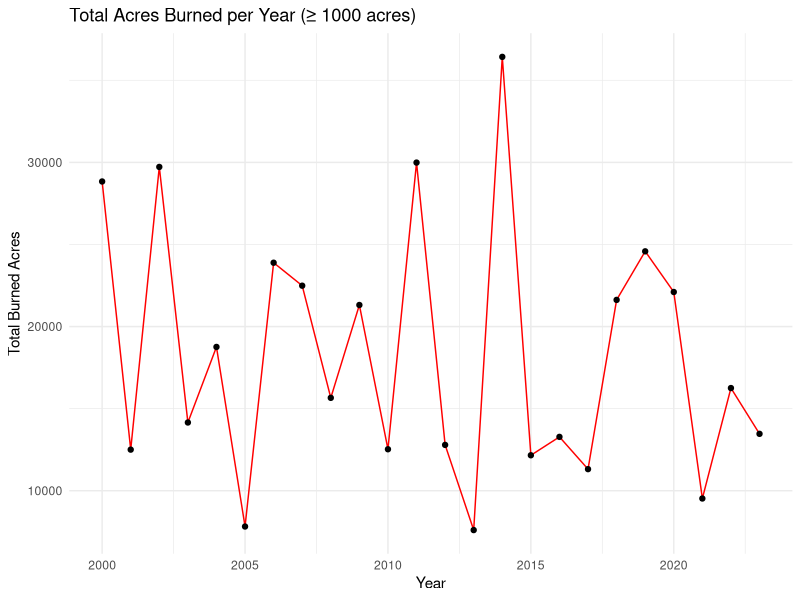
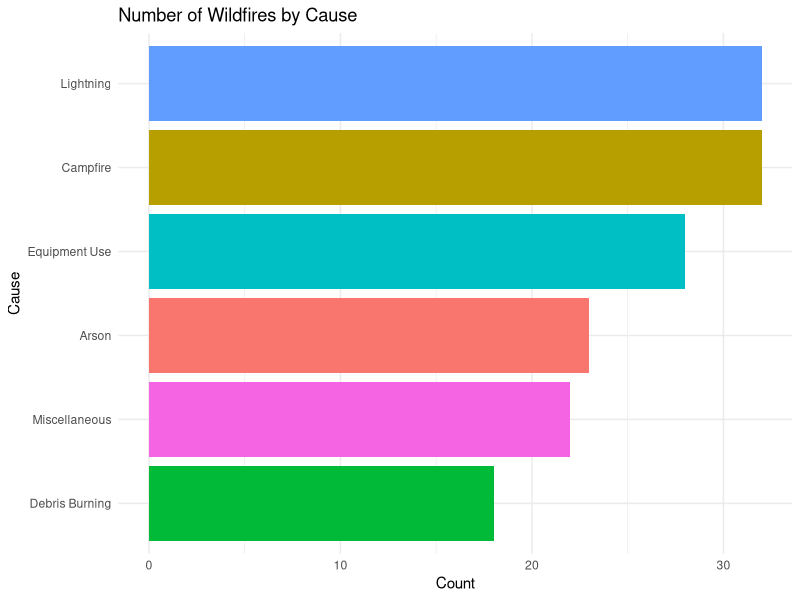
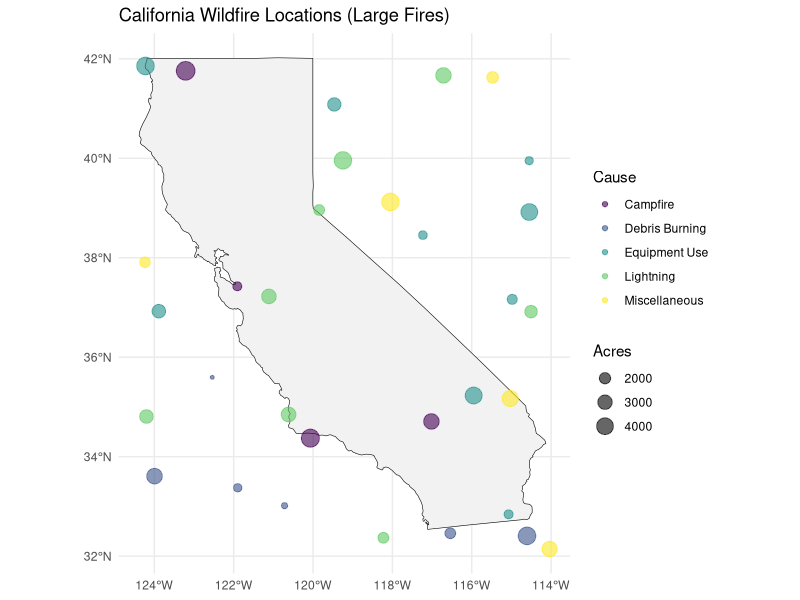

These figures' R source, in order:
# ===============================
# Wildfire Analysis: Sample CSV
# ===============================

# Load required libraries
library(tidyverse)
library(lubridate)
library(ggplot2)
library(viridis)
library(sf)
library(maps)

# -------------------------------
# 1. Load CSV dataset
# -------------------------------
fires <- read_csv("wildfires_sample_200.csv")

# Preview
glimpse(fires)

# -------------------------------
# 2. Basic cleaning & preparation
# -------------------------------
fires <- fires %>%
  mutate(
    year = FIRE_YEAR
  ) %>%
  filter(!is.na(LATITUDE), !is.na(LONGITUDE), !is.na(FIRE_SIZE))

# -------------------------------
# 3. Filter large fires (≥1000 acres)
# -------------------------------
fires_large <- fires %>%
  filter(FIRE_SIZE >= 1000)

# -------------------------------
# 4. Trend of acres burned per year
# -------------------------------
year_trend <- fires_large %>%
  group_by(year) %>%
  summarise(
    total_burned = sum(FIRE_SIZE, na.rm = TRUE),
    count = n()
  ) %>%
  arrange(year)

# Plot trend
ggplot(year_trend, aes(x = year, y = total_burned)) +
  geom_line(color = "red") +
  geom_point() +
  labs(title = "Total Acres Burned per Year (≥ 1000 acres)",
       x = "Year", y = "Total Burned Acres") +
  theme_minimal()

# -------------------------------
# 5. Wildfire causes distribution
# -------------------------------
cause_counts <- fires_large %>%
  count(STAT_CAUSE_DESCR, sort = TRUE) %>%
  filter(!is.na(STAT_CAUSE_DESCR))

ggplot(cause_counts, aes(x = reorder(STAT_CAUSE_DESCR, n), y = n, fill = STAT_CAUSE_DESCR)) +
  geom_col() +
  coord_flip() +
  labs(title = "Number of Wildfires by Cause",
       x = "Cause", y = "Count") +
  theme_minimal() +
  theme(legend.position = "none")

# -------------------------------
# 6. Spatial map of wildfires in California
# -------------------------------
# Get CA state boundaries using maps + sf
ca_map <- st_as_sf(map("state", plot = FALSE, fill = TRUE))
ca_map <- ca_map %>% filter(ID == "california")

fires_ca <- fires_large %>%
  filter(STATE == "CA")  # filter California fires

# Convert fires to sf points
fires_ca_sf <- st_as_sf(fires_ca, coords = c("LONGITUDE", "LATITUDE"), crs = 4326)

# Plot
ggplot() +
  geom_sf(data = ca_map, fill = "gray95", color = "black") +
  geom_sf(data = fires_ca_sf, aes(size = FIRE_SIZE, color = STAT_CAUSE_DESCR), alpha = 0.6) +
  scale_size_continuous(range = c(1, 6), name = "Acres") +
  scale_color_viridis(discrete = TRUE, name = "Cause") +
  labs(title = "California Wildfire Locations (Large Fires)") +
  theme_minimal()

# -------------------------------
# 7. Save summaries
# -------------------------------
write_csv(year_trend, "year_trend_summary.csv")
write_csv(cause_counts, "cause_counts.csv")
